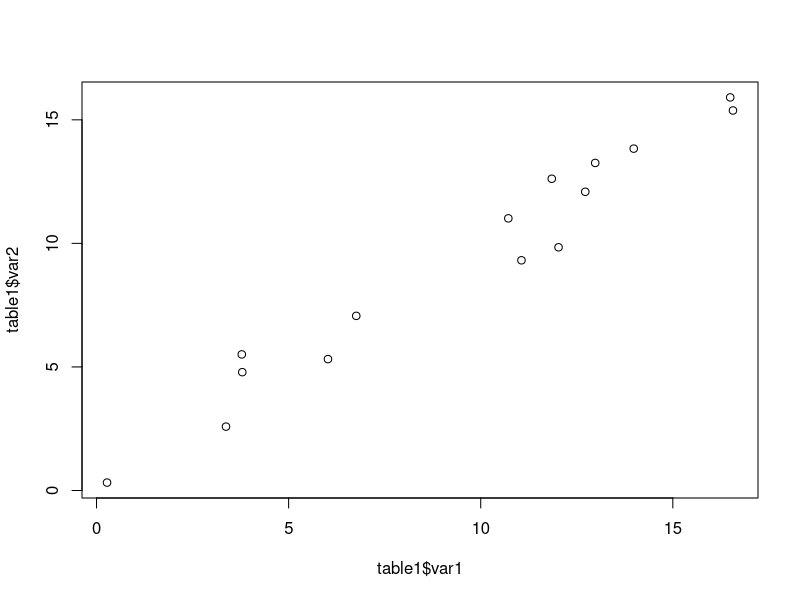
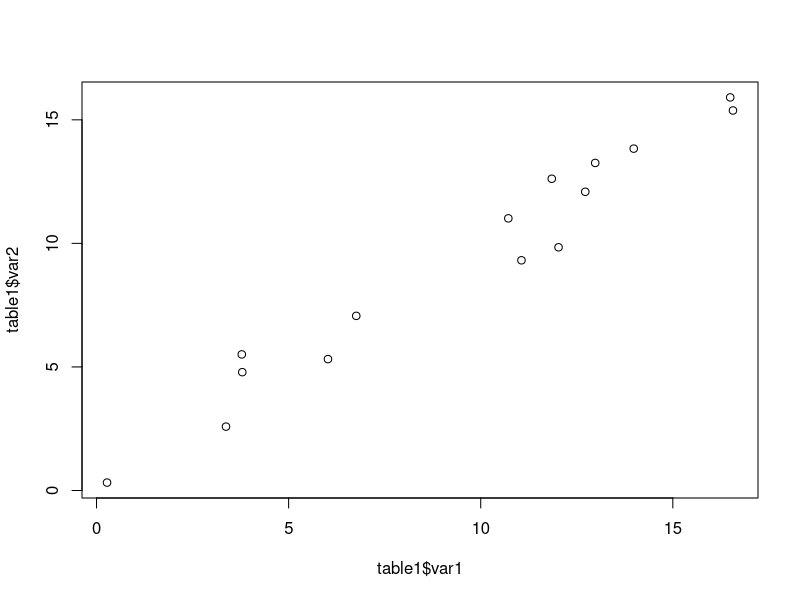
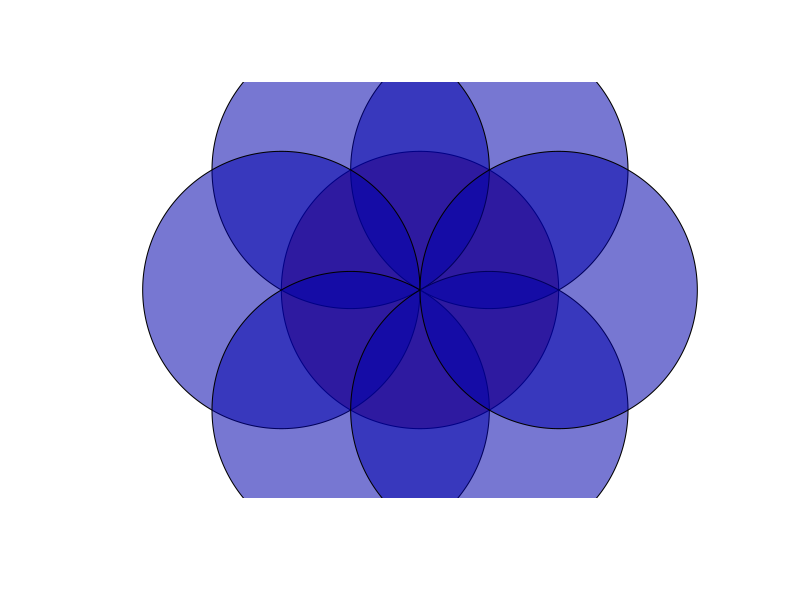
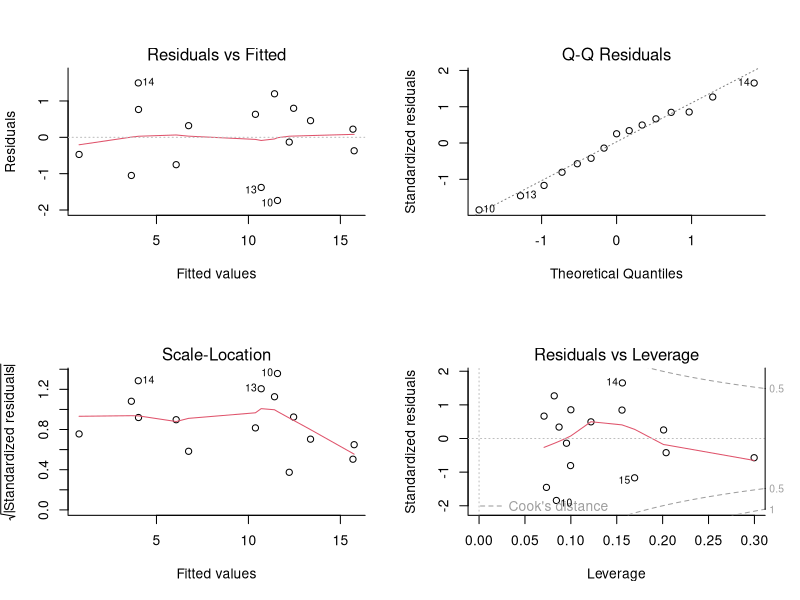

Here is the R script that generated these plots, in order:
## ---- chunk 1
# une addition avec R.
2+3
## ---- chunk 2
# une addition avec R.
2+3
## ---- chunk 3
# Commentaire : une addition avec R.
2+3
## ---- chunk 4
a <- 2
print(a)
b <- 3
print(b)
2+3
## ---- chunk 5
a <- 2
print(a)
b <- b
print(b)
2+3
## ---- chunk 6
# une addition avec R.
2+3
## ---- chunk 7
cat("Mais quel code a été utilisé?")
## ---- chunk 8
experience <- paste0("exp",rep(1:3,each=5))
replicat <- rep(letters[1:5],3)
var1 <- 20*runif(15)
var2 <- var1+rnorm(15)
table1 <- data.frame(experience,replicat,var1,var2)
## ---- chunk 9
knitr::kable(table1, caption="Table créée à partir du data.frame *table1*")
## ---- chunk 10
plot(table1$var1,table1$var2)
## ---- chunk 11
plot(table1$var1,table1$var2)
## ---- chunk 12
kcircle <- function(rad=1,centre=c(0,0),from=0,to=2*pi,dt=0.001,...){
    pt <- seq(from, to, dt)
    polygon(centre[1]+rad*cos(pt),centre[2]+rad*sin(pt),...)
}
plot(c(-1.5,1.5), c(-1.5,1.5), asp=1, type="n", ann=FALSE,
    axes=FALSE, xaxs="i", yaxs="i")
kcircle(col="#AA000088")
for (i in 1:6) kcircle(1,c(cos(i*pi/3),sin(i*pi/3)), col="#0000AA88")
## ---- chunk 13
mod1<-lm(var2~var1, data=table1)
summary(mod1)
par(bty="l", mfrow=c(2,2))
plot(mod1)
